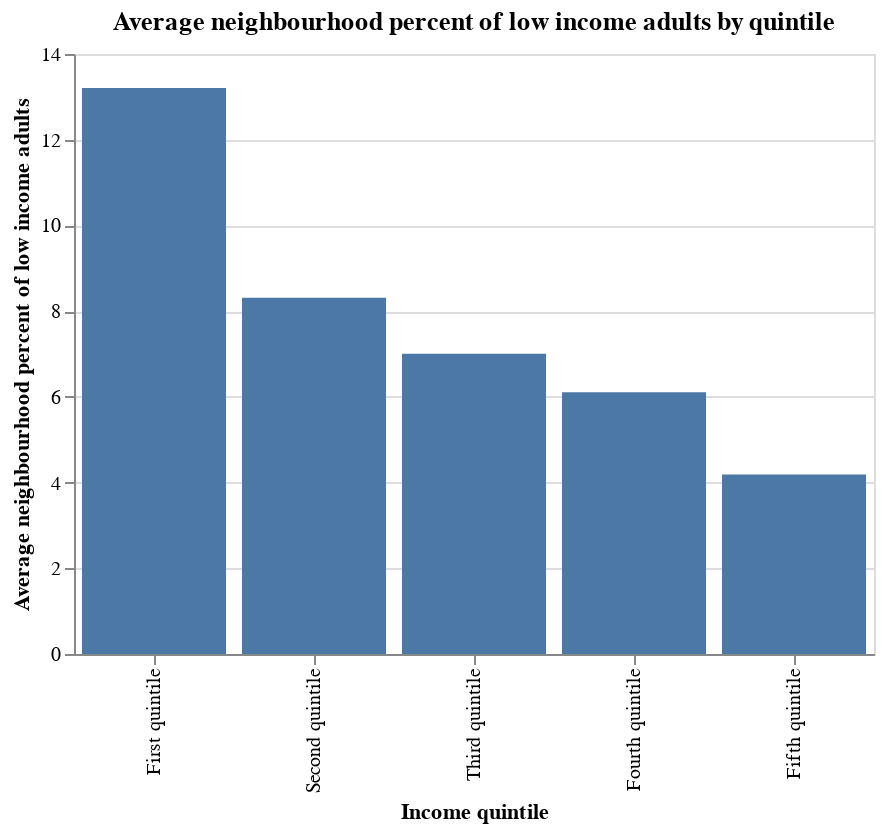

Write notebook code for a chart like this one.
### Code cell
quintile_chart

### Figure 1 — Vega-Lite specification as saved in the notebook (floating-point values rounded to 4 significant figures; data arrays with more than 128 entries replaced by an {"elided": "..."} marker saying what was removed)
{"config": {"view": {"continuousWidth": 300, "continuousHeight": 300}}, "data": {"name": "data-7c8e71ed5157ef028e16493dbf69afec"}, "mark": {"type": "bar"}, "encoding": {"tooltip": [{"field": "income_quintile", "title": "Income quintile", "type": "ordinal"}, {"aggregate": "mean", "field": "adult_percent_low_income", "format": ".2f", "title": "Avg. % Low Income", "type": "quantitative"}], "x": {"field": "income_quintile", "sort": ["First quintile", "Second quintile", "Third quintile", "Fourth quintile", "Fifth quintile"], "title": "Income quintile", "type": "nominal"}, "y": {"aggregate": "mean", "field": "adult_percent_low_income", "title": "Average neighbourhood percent of low income adults", "type": "quantitative"}}, "title": "Average neighbourhood percent of low income adults by quintile", "width": 400, "$schema": "https://vega.github.io/schema/vega-lite/v5.16.3.json", "datasets": {"data-7c8e71ed5157ef028e16493dbf69afec": {"elided": "158 records"}}}
